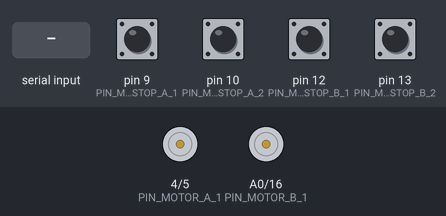
Simulated run of this sketch. Board: Arduino Uno, built with avr-gcc and run on an emulated ATmega328P. Shown: motor-driver pin pairs drawn as motors (green arrow = first pin HIGH = forward, orange = second pin HIGH = backward, longer = more drive). The test bench sets the inputs (shaded band); at power-on: pin 9 (PIN_MOTOR_ENDSTOP_A_1), pin 10 (PIN_MOTOR_ENDSTOP_A_2), pin 12 (PIN_MOTOR_ENDSTOP_B_1), pin 13 (PIN_MOTOR_ENDSTOP_B_2) LOW.

Above: at 1.2 s.
1.3 s: "1" received over Serial
At 2.5 s:
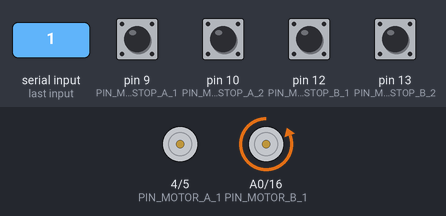
2.8 s: "0" received over Serial
At 3.7 s:
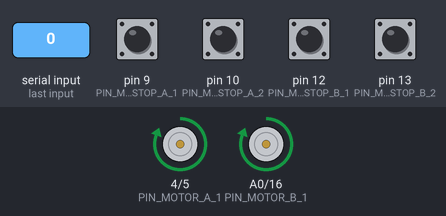
4.3 s: pin 9 (PIN_MOTOR_ENDSTOP_A_1) pulled HIGH for 0.15 s
At 4.9 s:
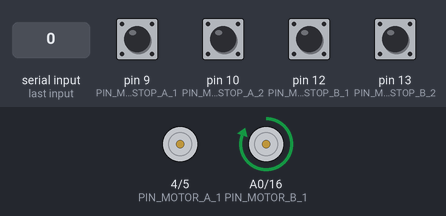
5.9 s: pin 12 (PIN_MOTOR_ENDSTOP_B_1) pulled HIGH for 0.15 s
At 6.2 s:
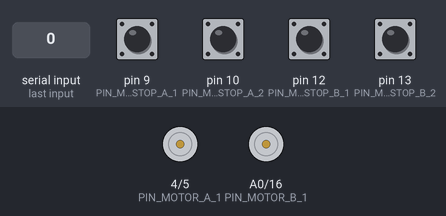
7.5 s: "2" received over Serial
At 8.7 s:
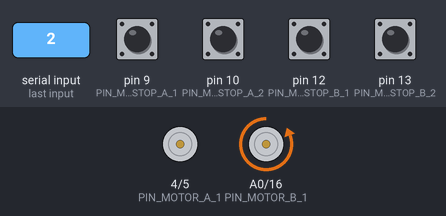
9.0 s: pin 13 (PIN_MOTOR_ENDSTOP_B_2) pulled HIGH for 0.15 s
At 9.9 s:
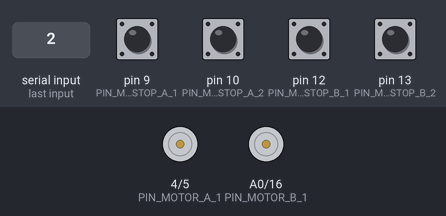
Timing chart, 0 to 11.6 s (numbered marks = the images above; inputs shaded):
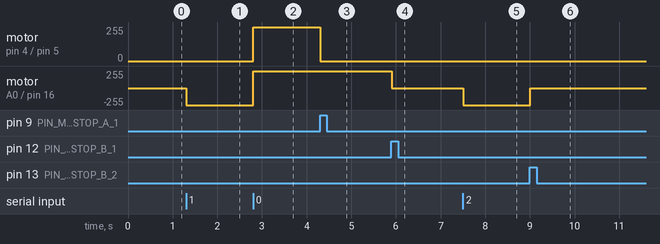

The sketch:

DoorMovementTest.ino
```cpp
#define PIN_MOTOR_A_1 4
#define PIN_MOTOR_A_2 5

#define PIN_MOTOR_ENDSTOP_A_1 9
#define PIN_MOTOR_ENDSTOP_A_2 10

#define PIN_MOTOR_B_1 14
#define PIN_MOTOR_B_2 16

#define PIN_MOTOR_ENDSTOP_B_1 12
#define PIN_MOTOR_ENDSTOP_B_2 13


int direction = 1;
bool stop_a = true;
bool stop_b = true;

/*
int motor_a_1_speed;
int motor_a_2_speed;
int motor_a_1_time;
int motor_a_2_time;

int motor_b_1_speed;
int motor_b_2_speed;
int motor_b_1_time;
int motor_b_2_time;

int thresh = 100;
*/

void setup()
{

  pinMode(PIN_MOTOR_A_1, OUTPUT);
  pinMode(PIN_MOTOR_A_2, OUTPUT);

  pinMode(PIN_MOTOR_B_1, OUTPUT);
  pinMode(PIN_MOTOR_B_2, OUTPUT);

  pinMode(PIN_MOTOR_ENDSTOP_A_1, INPUT);
  pinMode(PIN_MOTOR_ENDSTOP_A_2, INPUT);

  pinMode(PIN_MOTOR_ENDSTOP_B_1, INPUT);
  pinMode(PIN_MOTOR_ENDSTOP_B_2, INPUT);

  pinMode(A0, INPUT);

  Serial.begin(9600);

}

void loop()
{

  if(Serial.available()>0)
  {
    while(Serial.available()>0)
    {
      Serial.read();
    }

    if(direction==1) direction = 2;
    else direction = 1;

    stop_a=false;
    stop_b=false;
  }
/*
  int val = analogRead(A0);
  Serial.print("IR Sensor: ");
  Serial.println(val);
*/
  if(direction == 1)
  {
    if(!stop_a)
    {
      //Serial.println("a to 1");
      analogWrite(PIN_MOTOR_A_2, 0);
      analogWrite(PIN_MOTOR_A_1, 1024);

      //motor_a_1_time += 50;
    }

     if(!stop_b)
     {
      //Serial.println("b to 1");
      analogWrite(PIN_MOTOR_B_2, 0);
      analogWrite(PIN_MOTOR_B_1, 500);

      //motor_b_1_time += 50;
     }
  }
  else
  {
    if(!stop_a)
    {
      //Serial.println("a to 2");
      analogWrite(PIN_MOTOR_A_1, 0);
      analogWrite(PIN_MOTOR_A_2, 1024);

      //motor_a_2_time += 50;
    }

    if(!stop_b)
    {
      //Serial.println("b to 2");
      analogWrite(PIN_MOTOR_B_1, 0);
      analogWrite(PIN_MOTOR_B_2, 800);

      //motor_b_2_time += 50;
    }
  }

  if(digitalRead(PIN_MOTOR_ENDSTOP_A_1)==HIGH && direction == 1)
  {
    //Serial.println("ENDSTOPT_A_1");
    analogWrite(PIN_MOTOR_A_1, 0);
    analogWrite(PIN_MOTOR_A_2, 0);
    stop_a = true;
  }

  if(digitalRead(PIN_MOTOR_ENDSTOP_A_2)==HIGH && direction == 2)
  {
    //Serial.println("ENDSTOPT_A_2");
    analogWrite(PIN_MOTOR_A_1, 0);
    analogWrite(PIN_MOTOR_A_2, 0);
    stop_a = true;
  }

  if(digitalRead(PIN_MOTOR_ENDSTOP_B_1)==HIGH && direction == 1)
  {
    //Serial.println("ENDSTOPT_B_1");
    analogWrite(PIN_MOTOR_B_1, 0);
    analogWrite(PIN_MOTOR_B_2, 0);
    stop_b = true;
  }

  if(digitalRead(PIN_MOTOR_ENDSTOP_B_2)==HIGH && direction == 2)
  {
    //Serial.println("ENDSTOPT_B_2");
    analogWrite(PIN_MOTOR_B_1, 0);
    analogWrite(PIN_MOTOR_B_2, 0);
    stop_b = true;
  }

/*
  if(stop_a && stop_b)
  {
    if(direction == 1)
    {
      int time_diff = motor_a_1_time - motor_b_1_time;
      if(time_diff > thresh)
      {
        //a kleiner oder b höher
        if(motor_a_1_speed < motor_b_1_speed)
        {
          if(motor_a_1_speed)
        }
      }
      else if(time_diff < -1*thresh)
      {
        a höher oder b kleiner
      }
    }
    else
    {

    }
  }
  */

  delay(50);
}
```

Measured:
- after the input at 1.3 s, motor on A0 (PIN_MOTOR_B_1) / pin 16 (PIN_MOTOR_B_2): stopped → backward 255/255 at once
- after the input at 2.8 s, motor on pin 4 (PIN_MOTOR_A_1) / pin 5 (PIN_MOTOR_A_2): stopped → forward 255/255 at once; motor on A0 (PIN_MOTOR_B_1) / pin 16 (PIN_MOTOR_B_2): backward 255/255 → forward 255/255 at once
- after the input at 4.3 s, motor on pin 4 (PIN_MOTOR_A_1) / pin 5 (PIN_MOTOR_A_2): forward 255/255 → stopped at once
- after the input at 5.9 s, motor on A0 (PIN_MOTOR_B_1) / pin 16 (PIN_MOTOR_B_2): forward 255/255 → stopped at once
- after the input at 7.5 s, motor on A0 (PIN_MOTOR_B_1) / pin 16 (PIN_MOTOR_B_2): stopped → backward 255/255 at once
- after the input at 9.0 s, motor on A0 (PIN_MOTOR_B_1) / pin 16 (PIN_MOTOR_B_2): backward 255/255 → stopped at once
